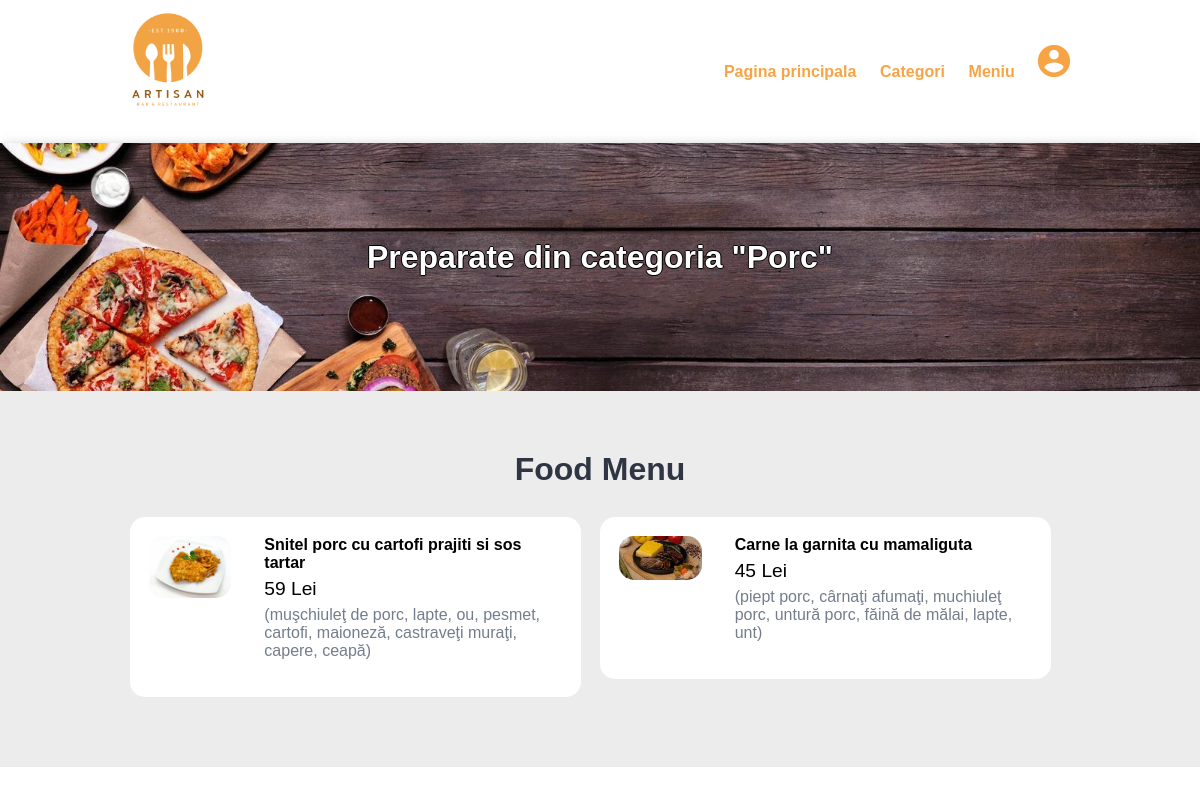
The app's page /categoryContainer.php?category_id=8 with its own data.
### tables this page shows
CREATE TABLE `categories` (
  `Id` int(11) NOT NULL,
  `Title` varchar(255) NOT NULL,
  `Image_name` varchar(255) DEFAULT NULL
);

CREATE TABLE `food` (
  `Id` int(11) NOT NULL,
  `Title` varchar(50) NOT NULL,
  `Description` varchar(255) DEFAULT NULL,
  `Image_name` varchar(30) DEFAULT NULL,
  `Price` int(11) DEFAULT NULL,
  `Category_Id` int(11) DEFAULT NULL
);

### categoryContainer.php (the view, shortened to what this page needs)
<?php include('pageHeader.php'); ?>
<?php
if(isset($_GET['category_id']))
{
    $category_id = $_GET['category_id'];
    $sql = "SELECT title FROM categories WHERE id=$category_id";
    $res = mysqli_query($mysqli, $sql);
    $row = mysqli_fetch_assoc($res);
    $category_title = $row['title'];
}
else
{
    header('location:'.SITEURL);
}
?>
<section class="food-search text-center">
    <div class="container">
        <h2><a href="#" class="text-white text-border">Preparate din categoria "<?php echo $category_title; ?>"</a></h2>
    </div>
</section>
<section class="food-menu">
    <div class="container">
        <h2 class="text-center">Food Menu</h2>
        <?php
        $sql2 = "SELECT * FROM food WHERE category_id=$category_id";
        $res2 = mysqli_query($mysqli, $sql2);
        $count2 = mysqli_num_rows($res2);
        if($count2>0)
        {
            while($row2=mysqli_fetch_assoc($res2))
            {
                $title = $row2['Title'];
                $price = $row2['Price'];
                $description = $row2['Description'];
                $image_name = $row2['Image_name'];
                ?>
                <div class="food-menu-box">
                    <div class="food-menu-img">
                        <?php
                        if($image_name=="")
                        {
                            echo "<div class='error'>Nu exista imagine</div>";
                        }
                        else
                        {
                            ?>
                            <img src="<?php echo SITEURL; ?>images/food/<?php echo $image_name; ?>" class="img-responsive img-curve">
                            <?php
                        }
                        ?>
                    </div>
                    <div class="food-menu-desc">
                        <h4><?php echo $title; ?></h4>
                        <p class="food-price"><?php echo $price; ?> Lei</p>
                        <p class="food-detail">
                            <?php echo $description; ?>
                        </p>
                        <br>
                    </div>
                </div>
                <?php
            }
        }
        else
        {
            echo "<div class='error'>Nu exista preparatul</div>";
        }
        ?>
    </div>
</section>

### css/style.css (style rules this page uses)
* { margin: 0 0; padding: 0 0; font-family: Arial, Helvetica, sans-serif; }
.container { width: 80%; margin: 0 auto; padding: 1%; }
.img-responsive { width: 100%; }
.img-curve { border-radius: 15px; }
.text-center { text-align: center; }
.text-white { color: white; }
a { color: #f8a444; text-decoration: none; }
h2 { color: #2f3542; font-size: 2rem; margin-bottom: 2%; }
.food-search { background-image: url(../images/banner.jpg); background-size: cover; background-repeat: no-repeat; background-position: center; box-shadow: 0px 5px 15px -4px rgba(0,0,0,0.7); padding: 7% 0; }
.food-menu { background-color: #ececec; padding: 4% 0; }
.food-menu-box { width: 43%; margin: 1%; padding: 2%; float: left; background-color: white; border-radius: 15px; }
.food-menu-img { width: 20%; float: left; }
.food-menu-desc { width: 70%; float: left; margin-left: 8%; }
.food-price { font-size: 1.2rem; margin: 2% 0; }
.food-detail { font-size: 1rem; color: #747d8c; }
.text-border { text-shadow: -1px 0 black, 0 1px black, 1px 0 black, 0 -1px black; }

### records on screen
categories: Title "Porc"
food: Image_name (picture), Title "Snitel porc cu cartofi prajiti si sos tartar", Price "59", Description "(muşchiuleţ de porc, lapte, ou, pesmet, cartofi, maioneză, castraveţi muraţi, capere, ceapă)"
food: Image_name (picture), Title "Carne la garnita cu mamaliguta", Price "45", Description "(piept porc, cârnaţi afumaţi, muchiuleţ porc, untură porc, făină de mălai, lapte, unt)"
